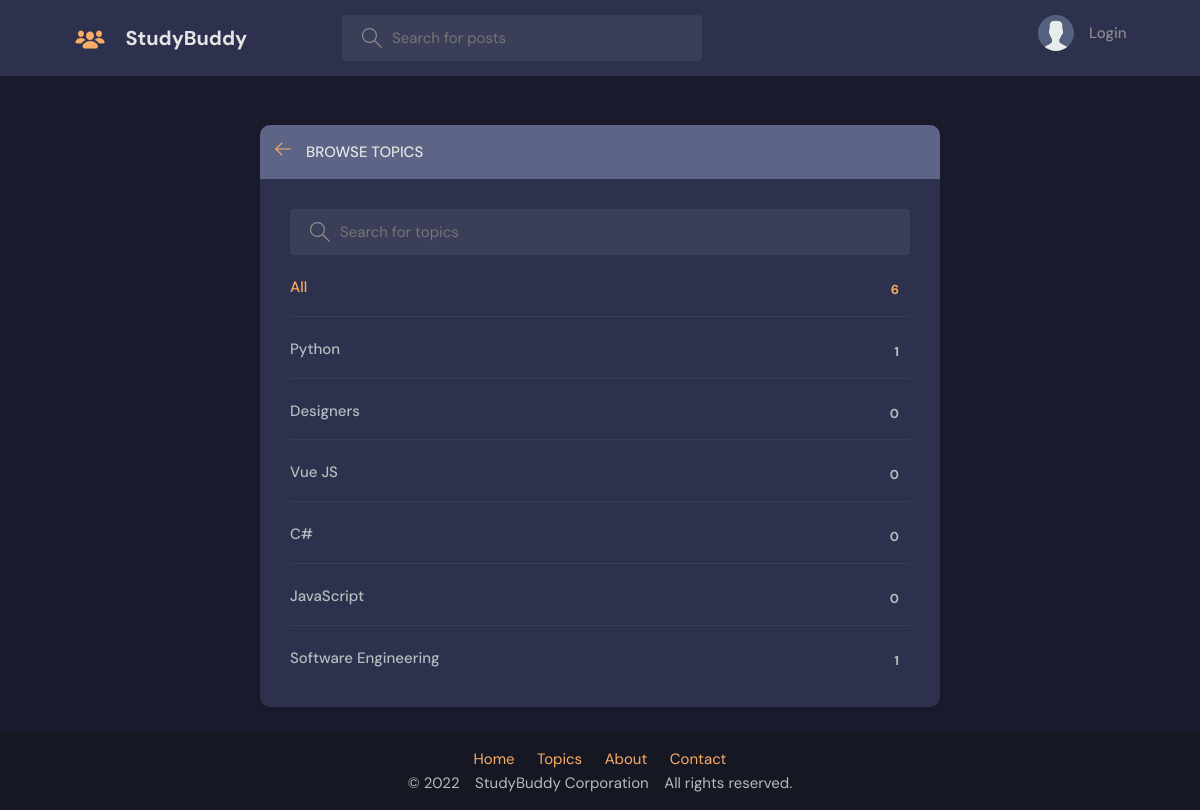
/topics/, run on an earlier commit of the app's database.
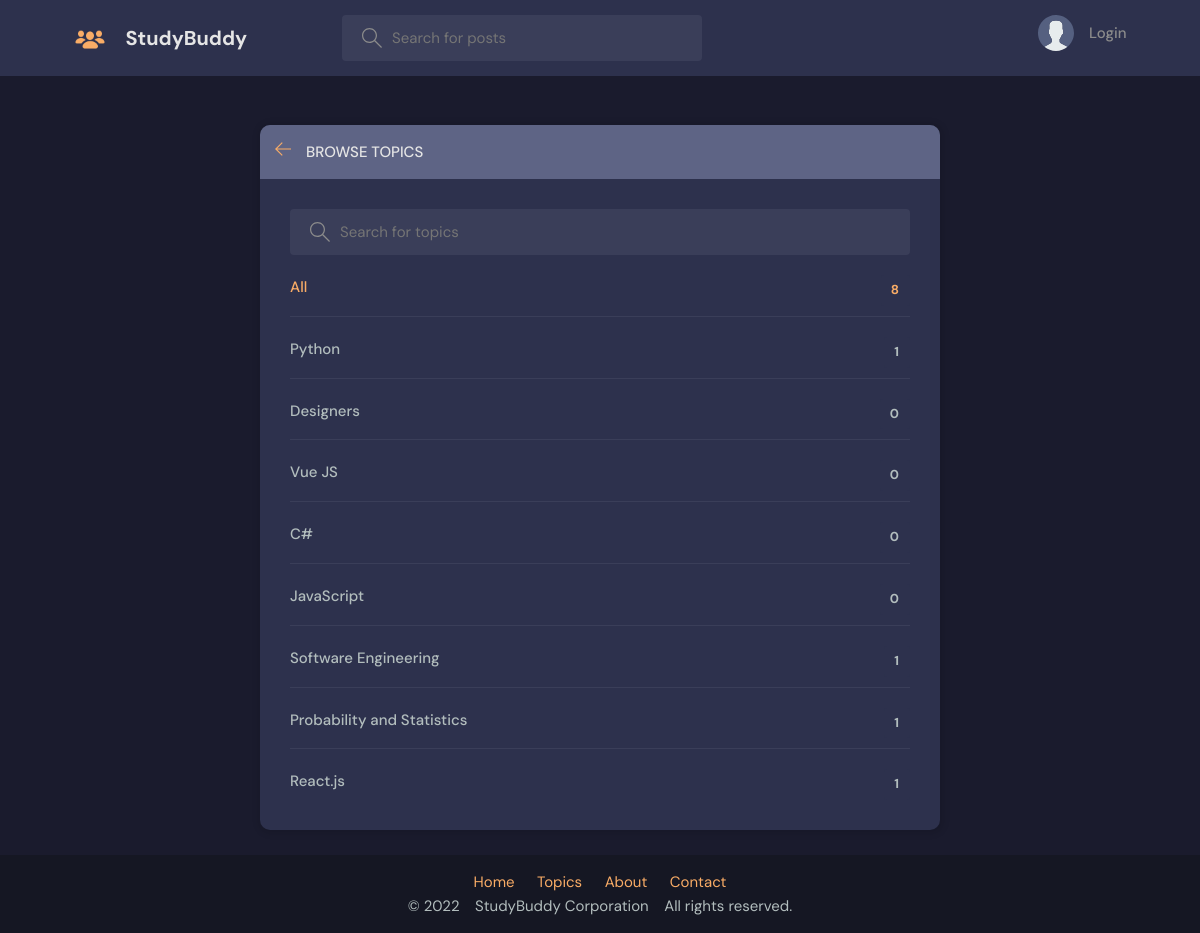
And on a later commit of the database.
### base/models.py (models this page shows, shortened)
class Topic(models.Model):
    name = models.CharField(max_length=200)

### base/views.py (the view)
# urls.py: path('topics/', views.topicsPage, name="topics"),
def topicsPage(request):
    q = request.GET.get('q') if request.GET.get('q') != None else ''
    topics = Topic.objects.filter(name__icontains=q)
    return render(request, 'base/topics.html', {'topics': topics})

### base/templates/base/topics.html (shortened to what this page needs)
{% extends 'main.html' %}
{% block content %}
<main class="create-room layout">
  <div class="container">
    <div class="layout__box">
      <div class="layout__boxHeader">
        <div class="layout__boxTitle">
          <a href="{% url 'home' %}">
            <svg version="1.1" xmlns="http://www.w3.org/2000/svg" width="32" height="32" viewBox="0 0 32 32">
              <title>arrow-left</title>
              <path
                d="M13.723 2.286l-13.723 13.714 13.719 13.714 1.616-1.611-10.96-10.96h27.625v-2.286h-27.625l10.965-10.965-1.616-1.607z">
              </path>
            </svg>
          </a>
          <h3>Browse Topics</h3>
        </div>
      </div>
      <div class="topics-page layout__body">
        <form action="" method="GET" class="header__search">
          <label>
            <input name="q" placeholder="Search for topics" />
          </label>
        </form>
        <ul class="topics__list">
          <li>
            <a href="{% url 'topics' %}" class="active">All <span>{{topics.count}}</span></a>
          </li>
          {% for topic in topics %}
          <li>
            <a href="{% url 'home' %}?q={{topic.name}}">{{ topic.name }} <span>{{topic.room_set.all.count}}</span></a>
          </li>
          {% endfor %}
        </ul>
      </div>
    </div>
  </div>
</main>
{% endblock content %}

What changed in the data, as far as the page shows it:
added Topic: name "Probability and Statistics", room_set.all.count "1"
added Topic: name "React.js", room_set.all.count "1"
Also different on the page:
{{ topics.count }}: "6" → "8"
